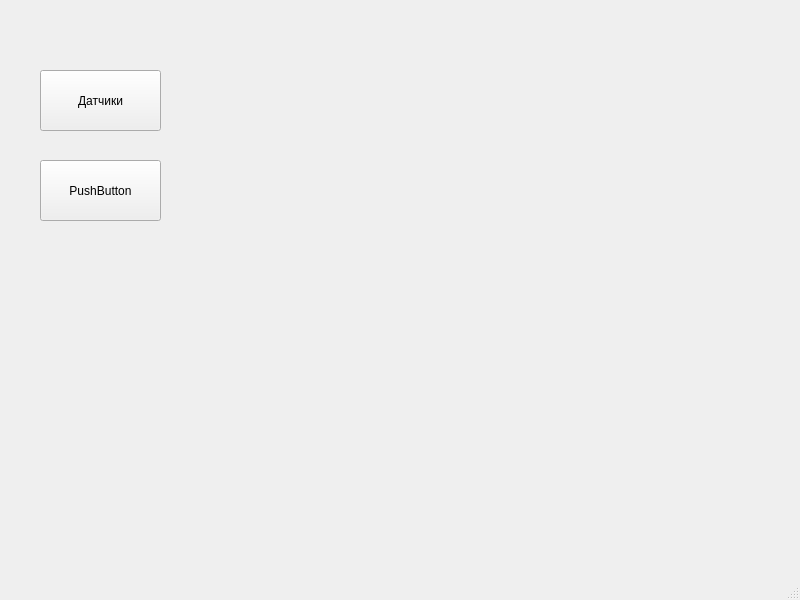
<?xml version="1.0" encoding="UTF-8"?>
<ui version="4.0">
 <class>MainWindow</class>
 <widget class="QMainWindow" name="MainWindow">
  <property name="geometry">
   <rect>
    <x>0</x>
    <y>0</y>
    <width>800</width>
    <height>600</height>
   </rect>
  </property>
  <property name="windowTitle">
   <string>MainWindow</string>
  </property>
  <widget class="QWidget" name="centralwidget">
   <widget class="QPushButton" name="sensors">
    <property name="geometry">
     <rect>
      <x>40</x>
      <y>70</y>
      <width>121</width>
      <height>61</height>
     </rect>
    </property>
    <property name="text">
     <string>Датчики</string>
    </property>
   </widget>
   <widget class="QPushButton" name="pushButton">
    <property name="geometry">
     <rect>
      <x>40</x>
      <y>160</y>
      <width>121</width>
      <height>61</height>
     </rect>
    </property>
    <property name="text">
     <string>PushButton</string>
    </property>
   </widget>
  </widget>
  <widget class="QMenuBar" name="menubar">
   <property name="geometry">
    <rect>
     <x>0</x>
     <y>0</y>
     <width>800</width>
     <height>21</height>
    </rect>
   </property>
  </widget>
  <widget class="QStatusBar" name="statusbar"/>
 </widget>
 <resources/>
 <connections/>
</ui>
